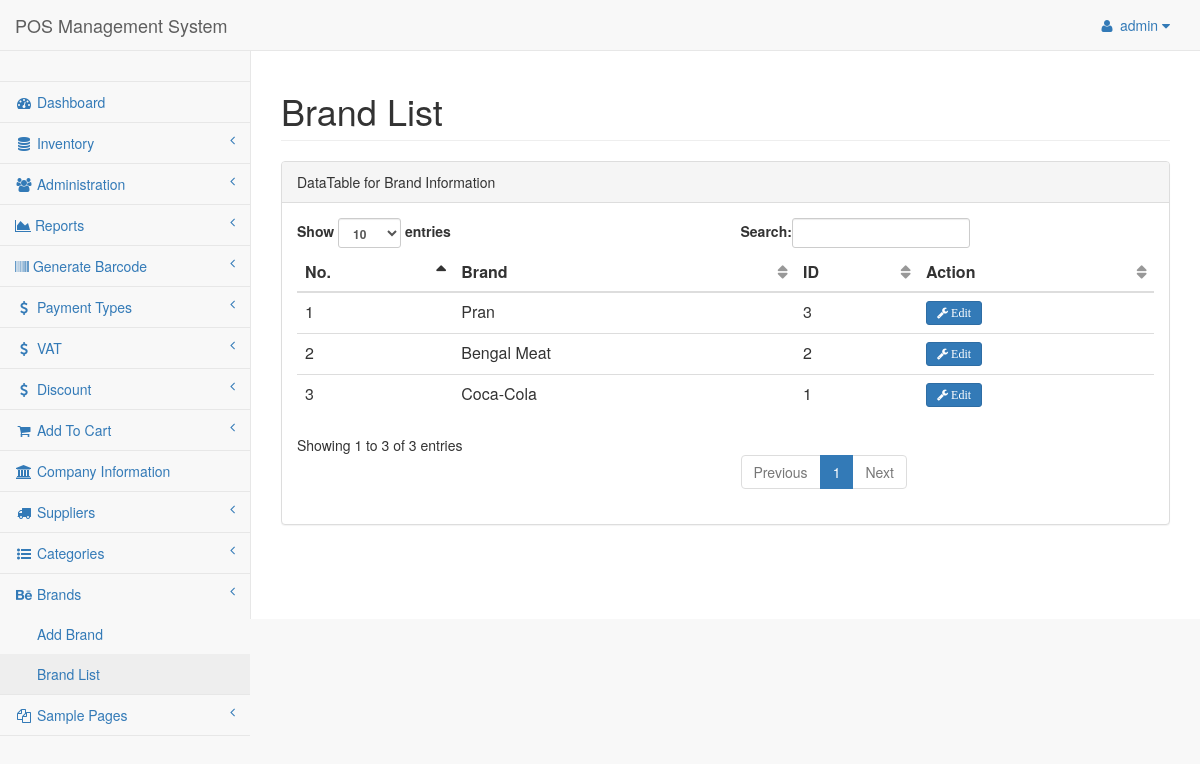
The app's page /admin/pages/brandlist.php (signed in) with its own data.
### tables this page shows
CREATE TABLE `tbl_brand` (
  `id` int(11) NOT NULL,
  `brandName` varchar(35) NOT NULL,
  `brandId` int(11) NOT NULL
);

### class/Brand.php (called while the page is built, shortened)
<?php
$filepath = realpath(dirname(__FILE__));
include_once ($filepath."/../lib/Database.php");
?>
<?php
class Brand{
  private $db;
  function __construct(){
    $this->db = new Database();
  }
  public function getAllbrand(){
    $query  = "SELECT * FROM tbl_brand ORDER BY id DESC";
    $result = $this->db->select($query);
    return $result;
  }
}
?>

### lib/Database.php (called while the page is built, shortened)
<?php
Class Database{
 public $host   = DB_HOST;
 public $user   = DB_USER;
 public $pass   = DB_PASS;
 public $dbname = DB_NAME;
 public $link;
private function connectDB(){
 $this->link = new mysqli($this->host, $this->user, $this->pass,
  $this->dbname);
 }
public function select($query){
  $result = $this->link->query($query) or
   die($this->link->error.__LINE__);
  if($result->num_rows > 0){
    return $result;
  } else {
    return false;
  }
 }
}

### admin/pages/brandlist.php (the view, shortened to what this page needs)
<?php
  include "../inc/header.php";
  include "../inc/nav.php";
  include "../inc/sider.php";
?>
        <div id="page-wrapper">
            <div class="row">
                <div class="col-lg-12">
                    <h1 class="page-header">Brand List</h1>
                </div>
            </div>
            <div class="row">
                <div class="col-lg-12">
                    <div class="panel panel-default">
                        <div class="panel-heading">
                            DataTable for Brand Information
                        </div>
                        <div class="panel-body">
                            <div class="table-responsive">
                                <table class="table table-hover" id="dataTables-example">
                                    <thead>
                                        <tr>
                                            <th>No.</th>
                                            <th>Brand</th>
                                            <th>ID</th>
                                            <th>Action</th>
                                        </tr>
                                    </thead>
                                    <tbody>
                                      <?php
                                        $getBrand = $br->getAllbrand();
                                        if ($getBrand) {
                                          $i = 0;
                                          while ($result = $getBrand->fetch_assoc()) {
                                            $i++;
                                      ?>
                                          <tr>
                                              <td><?php echo $i; ?></td>
                                              <td><?php echo $result['brandName']; ?></td>
                                              <td><?php echo $result['brandId']; ?></td>
                                              <td>
                                                <a href="brandedit.php?brd=<?php echo $result['id']; ?>">
                                                  <button type="button" class="btn btn-primary btn-sm"><i class="fa fa-wrench"> Edit</i></button>
                                                </a>
                                              </td>
                                          </tr>
                                    <?php } } ?>
                                    </tbody>
                                </table>
                            </div>
                        </div>
                      </div>
                  </div>
              </div>
          </div>
      </div>
  </body>
  </html>

### records on screen
tbl_brand: brandName "Pran", brandId "3"
tbl_brand: brandName "Bengal Meat", brandId "2"
tbl_brand: brandName "Coca-Cola", brandId "1"

### other values on screen
Session::get("adminName") "admin"
